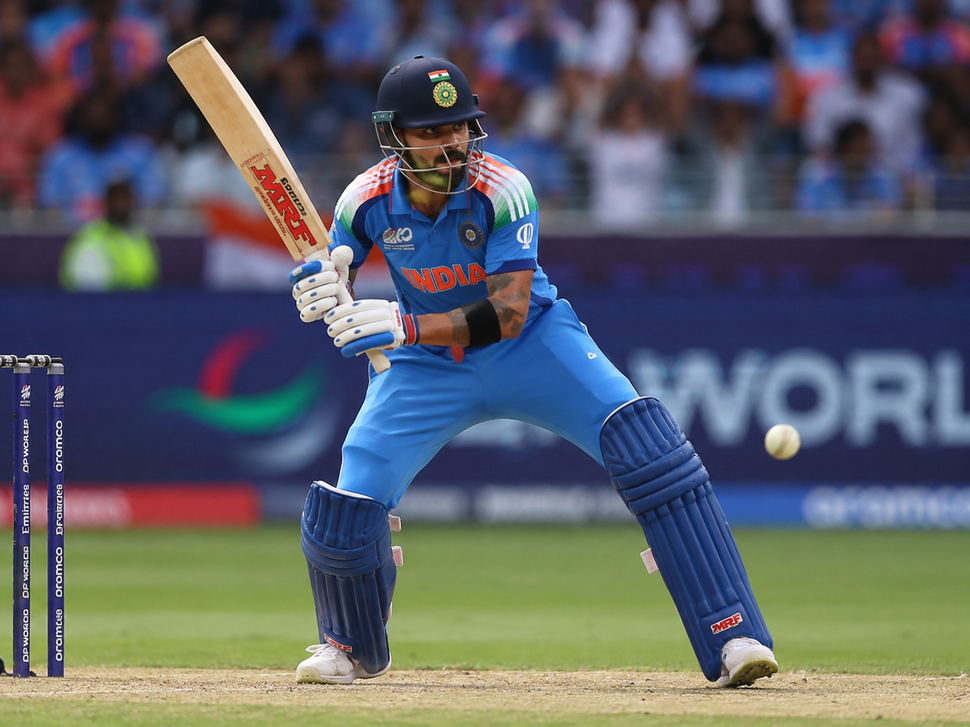
#> input picture man.png, 970 x 727 px, shrunk from 1448 x 1086 before the run
$ jupyter execute Untitled.ipynb
#> lines starting #> are read from the running program, lines starting #| are printed output that depends on the picture; after the words box and inside, x2 and y2 are one past the last pixel; in counts of white or black regions, pixels touching at a corner belong together
## EX-8 Image Segmentation Using Thresholding Techniques in OpenCV

**Name :** DEEPIKA P   **Reg. No :** 21222324002 **Slot No :** 260D1143

[cell 1]
import cv2
import matplotlib.pyplot as plt

img = cv2.imread("man.png")
#> img is the input picture: shape (727, 970, 3); mean B, G, R 103.2, 96.2, 91.7

if img is None:
    print("Error: Image not found. Check the file path.")
else:
    img_rgb = cv2.cvtColor(img, cv2.COLOR_BGR2RGB)
    plt.imshow(img_rgb)
    plt.title("Original Image")
    plt.axis("off")
    plt.show()

# Original Grayscale Image

[cell 2]
import cv2
import matplotlib.pyplot as plt
img = cv2.imread("man.png", cv2.IMREAD_GRAYSCALE)
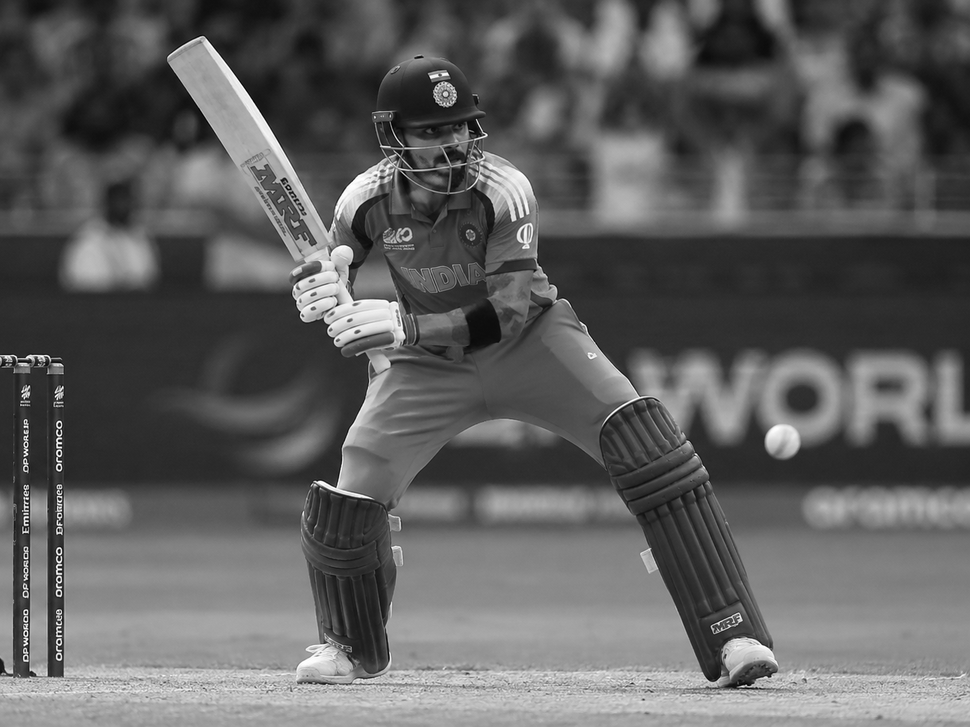
#> img: shape (727, 970); min 0, max 255, mean 95.2
plt.imshow(img, cmap="gray")
plt.title("Original Grayscale Image")
plt.axis("off")
plt.show()

# Global Thresholding

[cell 3]
import cv2
import matplotlib.pyplot as plt
img = cv2.imread("man.png", cv2.IMREAD_GRAYSCALE)
_, result = cv2.threshold(img, 127, 255, cv2.THRESH_BINARY)
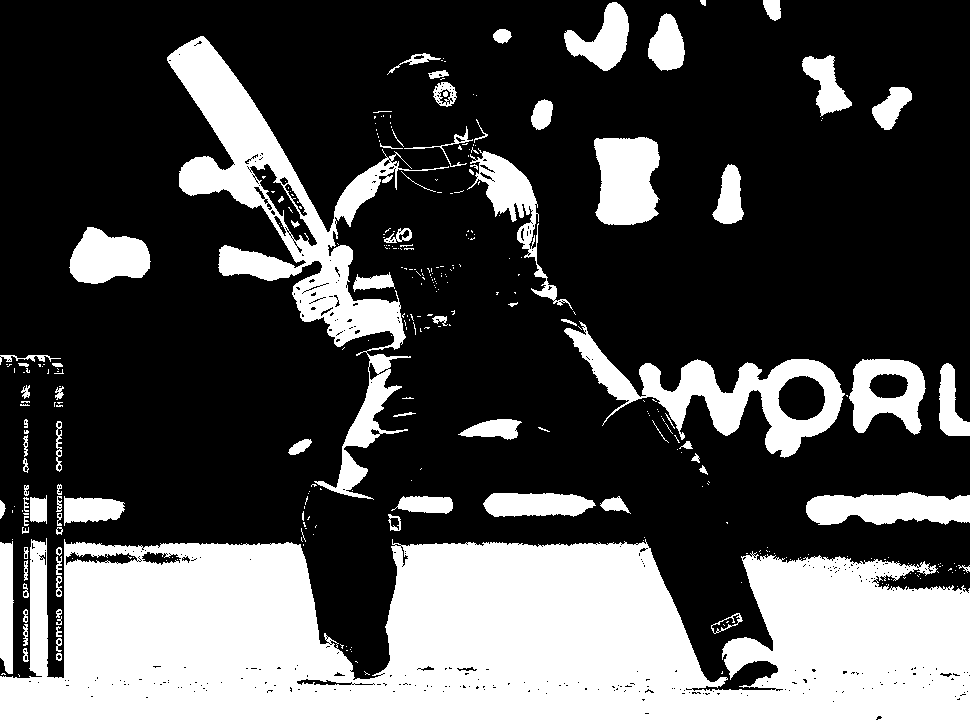
#> result: shape (727, 970); 31.3% white; 333 white regions (248 under 20 px), largest, box (x1, y1, x2, y2) and area: (0, 538, 970, 727) 144483, (167, 36, 449, 500) 24042, (564, 321, 845, 458) 10505
plt.imshow(result, cmap="gray")
plt.title("Global Thresholding")
plt.axis("off")
plt.show()

# Adaptive Thresholding

[cell 4]
import cv2
import matplotlib.pyplot as plt
img = cv2.imread("man.png", cv2.IMREAD_GRAYSCALE)
result = cv2.adaptiveThreshold(
    img, 255,
    cv2.ADAPTIVE_THRESH_GAUSSIAN_C,
    cv2.THRESH_BINARY,
    11, 2
)
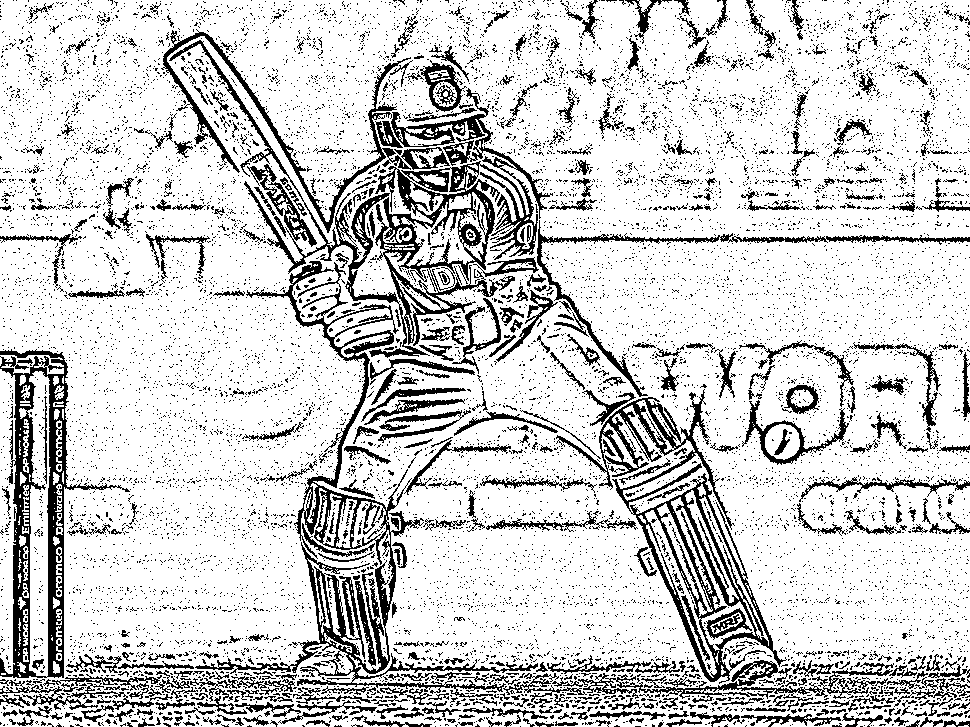
#> result: shape (727, 970); 81.4% white; 12116 black regions (11602 under 20 px), largest, box (x1, y1, x2, y2) and area: (169, 40, 553, 358) 15637, (195, 261, 538, 698) 11524, (556, 389, 787, 684) 9738
plt.imshow(result, cmap="gray")
plt.title("Adaptive Thresholding")
plt.axis("off")
plt.show()

# Otsu's Thresholding

[cell 5]
import cv2
import matplotlib.pyplot as plt
img = cv2.imread("man.png", cv2.IMREAD_GRAYSCALE)
_, result = cv2.threshold(
    img, 0, 255,
    cv2.THRESH_BINARY + cv2.THRESH_OTSU
)
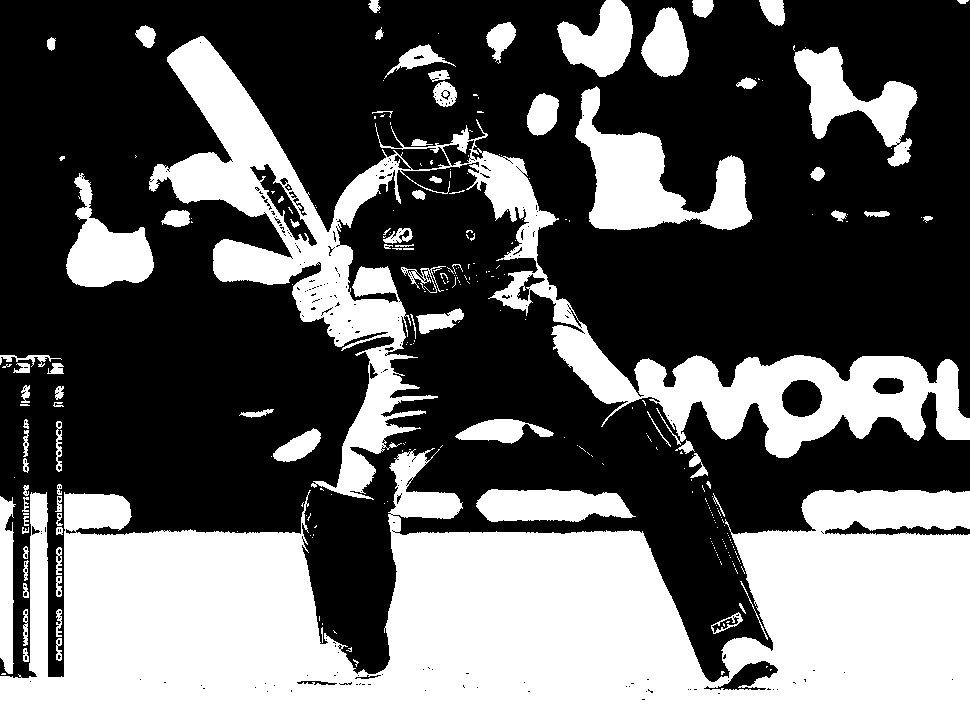
#> result: shape (727, 970); 39.6% white; 275 white regions (192 under 20 px), largest, box (x1, y1, x2, y2) and area: (0, 448, 970, 727) 172588, (149, 36, 970, 500) 60023, (575, 86, 753, 230) 10567
plt.imshow(result, cmap="gray")
plt.title("Otsu's Thresholding")
plt.axis("off")
plt.show()
